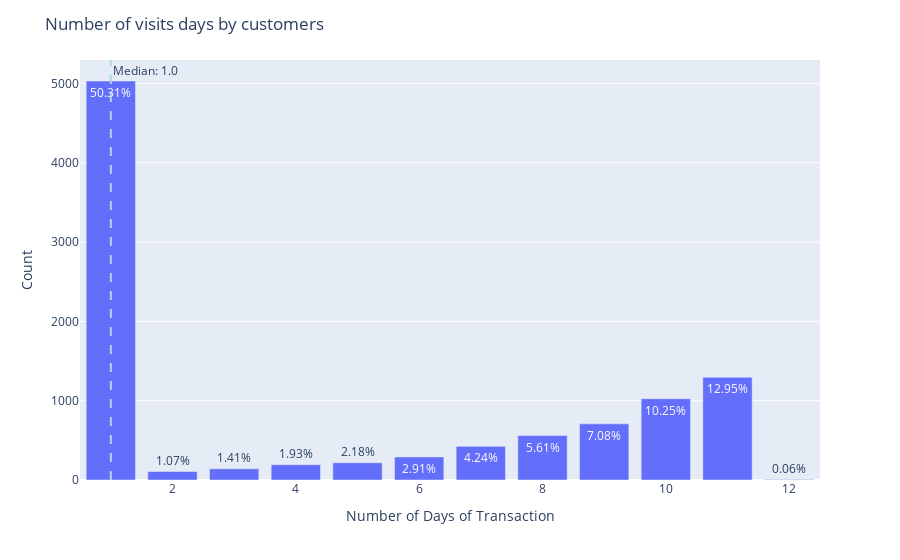

The cell this chart's notebook holds for it:
### Markdown cell above
#### 4.1.4 Number of days customers used in visiting

### Code cell
visit_day_number = event_visit_type.groupby('number_of_days_transaction')['customer_id'].nunique()
percentages = get_percentages(visit_day_number)
fig = px.bar(x=visit_day_number.index,y=visit_day_number.values,text=percentages.apply(lambda x :str(x) + '%'))
median_median = event_visit_type.groupby('customer_id')['number_of_days_transaction'].median().median()
fig.add_vline(x=median_median, line_dash="dash", line_color="lightblue", annotation_text=f'Median: {median_median}', annotation_position="top right")

fig.update_layout(title='Number of visits days by customers',xaxis_title='Number of Days of Transaction',yaxis_title='Count')
fig.update_traces(hovertemplate="day of transaction = %{x}, number of customers visit = %{y}",textposition='auto')
fig.show()

### Figure 1 — Plotly figure (JSON) as saved in the notebook; plotly's stock layout.template omitted (floating-point values rounded to 4 significant figures)
{"data": [{"alignmentgroup": "True", "hovertemplate": "day of transaction = %{x}, number of customers visit = %{y}", "legendgroup": "", "marker": {"color": "#636efa", "pattern": {"shape": ""}}, "name": "", "offsetgroup": "", "orientation": "v", "showlegend": false, "text": ["50.31%", "1.07%", "1.41%", "1.93%", "2.18%", "2.91%", "4.24%", "5.61%", "7.08%", "10.25%", "12.95%", "0.06%"], "textposition": "auto", "type": "bar", "x": [1, 2, 3, 4, 5, 6, 7, 8, 9, 10, 11, 12], "xaxis": "x", "y": [5031, 107, 141, 193, 218, 291, 424, 561, 708, 1025, 1295, 6], "yaxis": "y"}], "layout": {"annotations": [{"showarrow": false, "text": "Median: 1.0", "x": 1, "xanchor": "left", "xref": "x", "y": 1, "yanchor": "top", "yref": "y domain"}], "barmode": "relative", "legend": {"tracegroupgap": 0}, "margin": {"t": 60}, "shapes": [{"line": {"color": "lightblue", "dash": "dash"}, "type": "line", "x0": 1, "x1": 1, "xref": "x", "y0": 0, "y1": 1, "yref": "y domain"}], "title": {"text": "Number of visits days by customers"}, "xaxis": {"anchor": "y", "domain": [0, 1], "title": {"text": "Number of Days of Transaction"}}, "yaxis": {"anchor": "x", "domain": [0, 1], "title": {"text": "Count"}}}}
